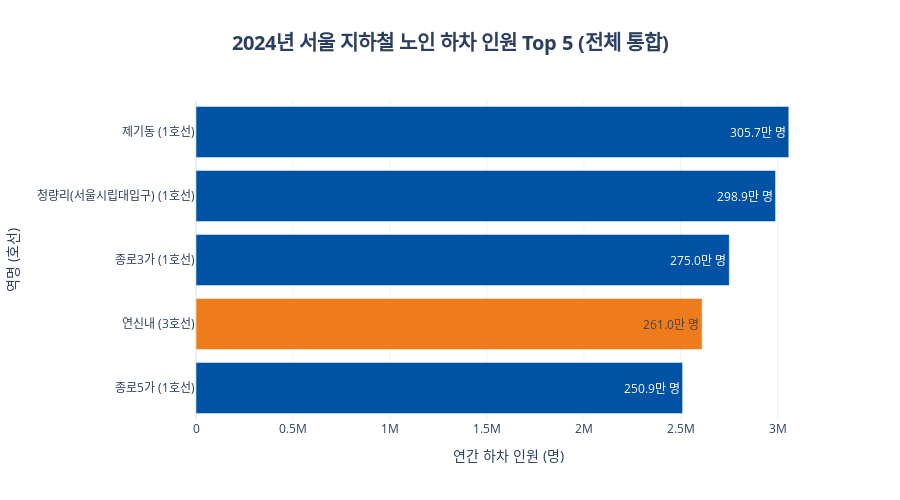

Notebook code cell kept with this figure:
### Code cell
# ----------------------------------------------------------
# [1] 데이터 전처리 (기존 로직 유지)
# ----------------------------------------------------------
# (senior24_df가 로드되어 있다고 가정합니다)
df = senior24_df.copy()

# 1. 총 승객수 계산
time_cols = [c for c in df.columns if '시간대' in c]
for col in time_cols:
    df[col] = pd.to_numeric(df[col], errors='coerce').fillna(0)
df['총승객수'] = df[time_cols].sum(axis=1)

# 2. 호선 구분 함수
def get_line_number(station_id):
    try: sid = str(int(station_id))
    except: return '기타'
    if 150 <= int(sid) <= 159: return '1호선'
    if 200 <= int(sid) <= 299: return '2호선'
    if 300 <= int(sid) <= 399: return '3호선'
    if 400 <= int(sid) <= 499: return '4호선'
    if 2500 <= int(sid) <= 2599: return '5호선'
    if 2600 <= int(sid) <= 2699: return '6호선'
    if 2700 <= int(sid) <= 2799: return '7호선'
    if 2800 <= int(sid) <= 2899: return '8호선'
    return '기타'

df['호선'] = df['역번호'].apply(get_line_number)

# 3. 하차 Top 5 집계
df_down = df[df['승하차구분'] == '하차'].copy()
global_rank = df_down.groupby(['역명', '호선'])['총승객수'].sum().reset_index()
top5_global = global_rank.sort_values(by='총승객수', ascending=True).tail(5) # 그래프용 오름차순

# 라벨 생성 (예: 제기동 (1호선))
top5_global['Label'] = top5_global['역명'] + " (" + top5_global['호선'] + ")"

# ----------------------------------------------------------
# [2] 시각화 (Plotly - 예쁘고 한글 안 깨짐)
# ----------------------------------------------------------
# 호선별 색상 지정
line_colors_map = {
    '1호선': '#0052A4', '2호선': '#00A84D', '3호선': '#EF7C1C', '4호선': '#00A0E9',
    '5호선': '#996CAC', '6호선': '#CD7C2F', '7호선': '#747F00', '8호선': '#E6186C',
    '기타': 'gray'
}
bar_colors = [line_colors_map.get(line, 'gray') for line in top5_global['호선']]

fig = go.Figure()

# 수평 막대 그래프 추가
fig.add_trace(go.Bar(
    y=top5_global['Label'],      # Y축: 역 이름
    x=top5_global['총승객수'],    # X축: 인원 수
    orientation='h',             # 가로 막대 설정
    marker_color=bar_colors,     # 호선별 색상 적용
    text=[f"{v/10000:.1f}만 명" for v in top5_global['총승객수']], # 막대 옆 숫자
    textposition='auto',         # 숫자를 막대 안/밖에 자동 배치
    hoverinfo='y+x'              # 마우스 올렸을 때 정보 표시
))

# 레이아웃 꾸미기
fig.update_layout(
    title=dict(
        text="<b>2024년 서울 지하철 노인 하차 인원 Top 5 (전체 통합)</b>",
        x=0.5, # 제목 중앙 정렬
        font=dict(size=20)
    ),
    xaxis_title="연간 하차 인원 (명)",
    yaxis_title="역명 (호선)",
    template="plotly_white",     # 깔끔한 흰색 배경 테마
    height=500,                  # 그래프 높이
    margin=dict(l=100)           # 왼쪽 여백 확보 (글자 안 잘리게)
)

fig.show()

### Figure 1 — Plotly figure (JSON) as saved in the notebook; plotly's stock layout.template omitted (floating-point values rounded to 4 significant figures)
{"data": [{"hoverinfo": "y+x", "marker": {"color": ["#0052A4", "#EF7C1C", "#0052A4", "#0052A4", "#0052A4"]}, "orientation": "h", "text": ["250.9만 명", "261.0만 명", "275.0만 명", "298.9만 명", "305.7만 명"], "textposition": "auto", "type": "bar", "x": [2509224, 2610011, 2750045, 2988502, 3056871], "y": ["종로5가 (1호선)", "연신내 (3호선)", "종로3가 (1호선)", "청량리(서울시립대입구) (1호선)", "제기동 (1호선)"]}], "layout": {"height": 500, "margin": {"l": 100}, "title": {"font": {"size": 20}, "text": "<b>2024년 서울 지하철 노인 하차 인원 Top 5 (전체 통합)</b>", "x": 0.5}, "xaxis": {"title": {"text": "연간 하차 인원 (명)"}}, "yaxis": {"title": {"text": "역명 (호선)"}}}}
